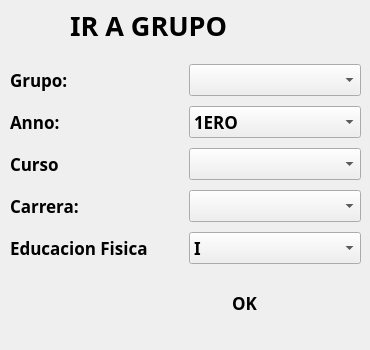
<?xml version="1.0" encoding="UTF-8"?>
<ui version="4.0">
 <class>MainWindow4</class>
 <widget class="QMainWindow" name="MainWindow4">
  <property name="geometry">
   <rect>
    <x>0</x>
    <y>0</y>
    <width>370</width>
    <height>350</height>
   </rect>
  </property>
  <property name="minimumSize">
   <size>
    <width>370</width>
    <height>350</height>
   </size>
  </property>
  <property name="maximumSize">
   <size>
    <width>370</width>
    <height>350</height>
   </size>
  </property>
  <property name="sizeIncrement">
   <size>
    <width>300</width>
    <height>250</height>
   </size>
  </property>
  <property name="windowTitle">
   <string>Educación Física UO</string>
  </property>
  <property name="windowIcon">
   <iconset>
    <normaloff>:/icons/res/registro2.svg</normaloff>:/icons/res/registro2.svg</iconset>
  </property>
  <property name="styleSheet">
   <string notr="true">QPushButton 
{
	border-radius:5px;
	background-color: &quot;white&quot;;
}

QPushButton:hover { background-color: rgb(200,200,200)}

#centralwidget
{
border-image: url(:/images/fondo.jpg);
}</string>
  </property>
  <widget class="QWidget" name="centralwidget">
   <widget class="QPushButton" name="pushButton_2">
    <property name="geometry">
     <rect>
      <x>200</x>
      <y>290</y>
      <width>89</width>
      <height>25</height>
     </rect>
    </property>
    <property name="font">
     <font>
      <family>Ubuntu Condensed</family>
      <pointsize>13</pointsize>
      <weight>75</weight>
      <bold>true</bold>
     </font>
    </property>
    <property name="text">
     <string>OK</string>
    </property>
   </widget>
   <widget class="QPushButton" name="pushButton">
    <property name="enabled">
     <bool>true</bool>
    </property>
    <property name="geometry">
     <rect>
      <x>10</x>
      <y>10</y>
      <width>30</width>
      <height>30</height>
     </rect>
    </property>
    <property name="minimumSize">
     <size>
      <width>30</width>
      <height>30</height>
     </size>
    </property>
    <property name="maximumSize">
     <size>
      <width>30</width>
      <height>30</height>
     </size>
    </property>
    <property name="font">
     <font>
      <family>Ubuntu Condensed</family>
      <pointsize>13</pointsize>
      <weight>75</weight>
      <bold>true</bold>
     </font>
    </property>
    <property name="autoFillBackground">
     <bool>false</bool>
    </property>
    <property name="styleSheet">
     <string notr="true"/>
    </property>
    <property name="text">
     <string/>
    </property>
    <property name="icon">
     <iconset resource="res.qrc">
      <normaloff>:/icons/atras.png</normaloff>:/icons/atras.png</iconset>
    </property>
    <property name="iconSize">
     <size>
      <width>25</width>
      <height>25</height>
     </size>
    </property>
   </widget>
   <widget class="QLabel" name="label_4">
    <property name="geometry">
     <rect>
      <x>70</x>
      <y>10</y>
      <width>171</width>
      <height>31</height>
     </rect>
    </property>
    <property name="font">
     <font>
      <family>Ubuntu Condensed</family>
      <pointsize>20</pointsize>
      <weight>75</weight>
      <bold>true</bold>
     </font>
    </property>
    <property name="text">
     <string>IR A GRUPO</string>
    </property>
   </widget>
   <widget class="QWidget" name="verticalLayoutWidget">
    <property name="geometry">
     <rect>
      <x>10</x>
      <y>60</y>
      <width>351</width>
      <height>211</height>
     </rect>
    </property>
    <layout class="QVBoxLayout" name="verticalLayout">
     <item>
      <layout class="QHBoxLayout" name="horizontalLayout_4">
       <item>
        <widget class="QLabel" name="label_5">
         <property name="font">
          <font>
           <family>Ubuntu Condensed</family>
           <pointsize>13</pointsize>
           <weight>75</weight>
           <bold>true</bold>
          </font>
         </property>
         <property name="text">
          <string>Grupo:</string>
         </property>
        </widget>
       </item>
       <item>
        <widget class="QComboBox" name="comboBox_4">
         <property name="font">
          <font>
           <family>Ubuntu Condensed</family>
           <pointsize>13</pointsize>
           <weight>75</weight>
           <bold>true</bold>
          </font>
         </property>
        </widget>
       </item>
      </layout>
     </item>
     <item>
      <layout class="QHBoxLayout" name="horizontalLayout_3">
       <item>
        <widget class="QLabel" name="label_3">
         <property name="font">
          <font>
           <family>Ubuntu Condensed</family>
           <pointsize>13</pointsize>
           <weight>75</weight>
           <bold>true</bold>
          </font>
         </property>
         <property name="text">
          <string>Anno: </string>
         </property>
        </widget>
       </item>
       <item>
        <widget class="QComboBox" name="comboBox_3">
         <property name="font">
          <font>
           <family>Ubuntu Condensed</family>
           <pointsize>13</pointsize>
           <weight>75</weight>
           <bold>true</bold>
          </font>
         </property>
         <item>
          <property name="text">
           <string>1ERO</string>
          </property>
         </item>
         <item>
          <property name="text">
           <string>2DO</string>
          </property>
         </item>
        </widget>
       </item>
      </layout>
     </item>
     <item>
      <layout class="QHBoxLayout" name="horizontalLayout">
       <item>
        <widget class="QLabel" name="label">
         <property name="font">
          <font>
           <family>Ubuntu Condensed</family>
           <pointsize>13</pointsize>
           <weight>75</weight>
           <bold>true</bold>
          </font>
         </property>
         <property name="text">
          <string>Curso</string>
         </property>
        </widget>
       </item>
       <item>
        <widget class="QComboBox" name="comboBox">
         <property name="font">
          <font>
           <family>Ubuntu Condensed</family>
           <pointsize>13</pointsize>
           <weight>75</weight>
           <bold>true</bold>
          </font>
         </property>
        </widget>
       </item>
      </layout>
     </item>
     <item>
      <layout class="QHBoxLayout" name="horizontalLayout_2">
       <item>
        <widget class="QLabel" name="label_2">
         <property name="font">
          <font>
           <family>Ubuntu Condensed</family>
           <pointsize>13</pointsize>
           <weight>75</weight>
           <bold>true</bold>
          </font>
         </property>
         <property name="text">
          <string>Carrera: </string>
         </property>
        </widget>
       </item>
       <item>
        <widget class="QComboBox" name="comboBox_2">
         <property name="font">
          <font>
           <family>Ubuntu Condensed</family>
           <pointsize>13</pointsize>
           <weight>75</weight>
           <bold>true</bold>
          </font>
         </property>
        </widget>
       </item>
      </layout>
     </item>
     <item>
      <layout class="QHBoxLayout" name="horizontalLayout_5">
       <item>
        <widget class="QLabel" name="label_6">
         <property name="font">
          <font>
           <family>Ubuntu Condensed</family>
           <pointsize>13</pointsize>
           <weight>75</weight>
           <bold>true</bold>
          </font>
         </property>
         <property name="text">
          <string>Educacion Fisica</string>
         </property>
        </widget>
       </item>
       <item>
        <widget class="QComboBox" name="comboBox_5">
         <property name="font">
          <font>
           <family>Ubuntu Condensed</family>
           <pointsize>13</pointsize>
           <weight>75</weight>
           <bold>true</bold>
          </font>
         </property>
         <item>
          <property name="text">
           <string>I</string>
          </property>
         </item>
         <item>
          <property name="text">
           <string>II</string>
          </property>
         </item>
         <item>
          <property name="text">
           <string>III</string>
          </property>
         </item>
         <item>
          <property name="text">
           <string>IV</string>
          </property>
         </item>
        </widget>
       </item>
      </layout>
     </item>
    </layout>
   </widget>
  </widget>
  <widget class="QMenuBar" name="menubar">
   <property name="geometry">
    <rect>
     <x>0</x>
     <y>0</y>
     <width>370</width>
     <height>21</height>
    </rect>
   </property>
  </widget>
 </widget>
 <resources>
  <include location="res.qrc"/>
 </resources>
 <connections/>
</ui>
